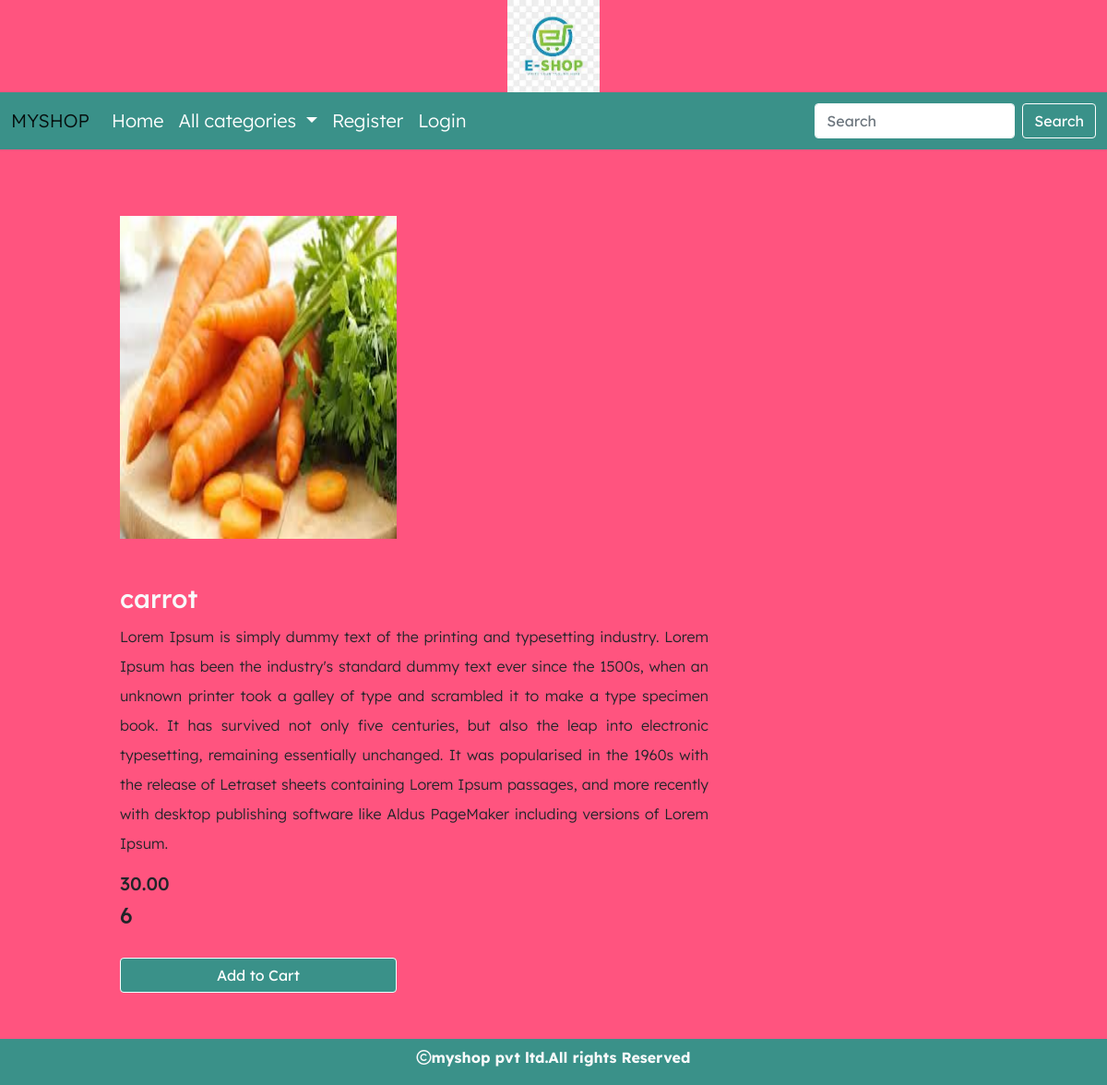
/detail/3, run on the app's committed database.
### shop/models.py (models this page shows, shortened)
class Product(models.Model):
    name=models.CharField(max_length=30)
    desc=models.TextField()
    image=models.ImageField(upload_to='products',null=True,blank=True)
    price=models.DecimalField(max_digits=10,decimal_places=2)
    stock=models.IntegerField()
    available=models.BooleanField(default=True)
    create=models.DateTimeField(auto_now_add=True)#one time
    updated=models.DateTimeField(auto_now=True)#every time we update records
    category=models.ForeignKey(Category,on_delete=models.CASCADE)

### shop/views.py (the view)
# urls.py: path('detail/<int:p>',views.showdetail,name="detail"),
def showdetail(request,p):
    p=Product.objects.get(id=p)
    return render(request,'detail.html',{'p':p})

### cart/context_processors.py (called while the page is built, shortened)
def total(request):
    count=0
    return{'count':count}

### shop/context_processors.py (called while the page is built)
def links(request):
    c=Category.objects.all()
    return {'links':c}

### templates/detail.html
{% extends 'base.html' %}
{% block content %}
<div class="container" style="margin-bottom:100px;">
    <div class="row mt-5">
        <div class="col-4 me-5 pt-3 pb-4" style="padding-left:100px;">
            <img class="mt-2" src="{{p.image.url}}" height="350px" width="300px">
        </div>
        <div class="col-6 me-5 mt-2 pt-3" style="padding-left:100px;width:750px;">
            <h3 class="text-light">{{p.name}}</h3>
            <p style="text-align:justify;line-height:2;">{{p.desc}}</p>
            <h5 class="mt-2">{{p.price}}</h5>
            <h4 class="mt-2">{{p.stock}}</h4>
            {% if user.is_superuser == True %}
            {% if p.stock > 0 %}
            <h3 class="text-light">In Stock</h3>
            <a href="{% url 'admin:index' %}" class="btn btn-secondary mt-4" style="width:300px;">Add Stock</a>
            {% else %}
            <h3 class="text-light">Out of Stock</h3>
            <a href="{% url 'admin:index' %}" class="btn btn-secondary mt-4" style="width:300px;">Add Stock</a>
            {% endif %}
            {% else %}
            {% if p.stock > 0 %}
            <a href="{% url 'cart:addtocart' p.id %}" class="btn btn-secondary mt-4" style="width:300px;">Add to Cart</a>
            {% else %}
            <h3 class="text-danger">Out of stock</h3>
             {% endif %}
            {% endif %}
        </div>
    </div>
</div>
{% endblock %}

### static/css/style.css (style rules this page uses)
body { background-color:#ff547f; font-family: "Lexend Deca", sans-serif; font-optical-sizing: auto; font-weight: 300; font-style: normal; }
.btn-secondary { color:#fff; background-color:#3a9189; border-color:white; }

### data on the page
Product: image (picture), name "carrot", desc "Lorem Ipsum is simply dummy text of the printing and typesetting industry. Lorem Ipsum has been the industry's standard dummy text ever since the 1500s, when an unknown printer took a galley of type and scrambled it to make a type specimen book. It has survived not only five centuries, but also the leap into electronic typesetting, remaining essentially unchanged. It was popularised in the 1960s with the release of Letraset sheets containing Lorem Ipsum passages, and more recently with desktop publishing software like Aldus PageMaker including versions of Lorem Ipsum.", price "30.00", stock "6"
